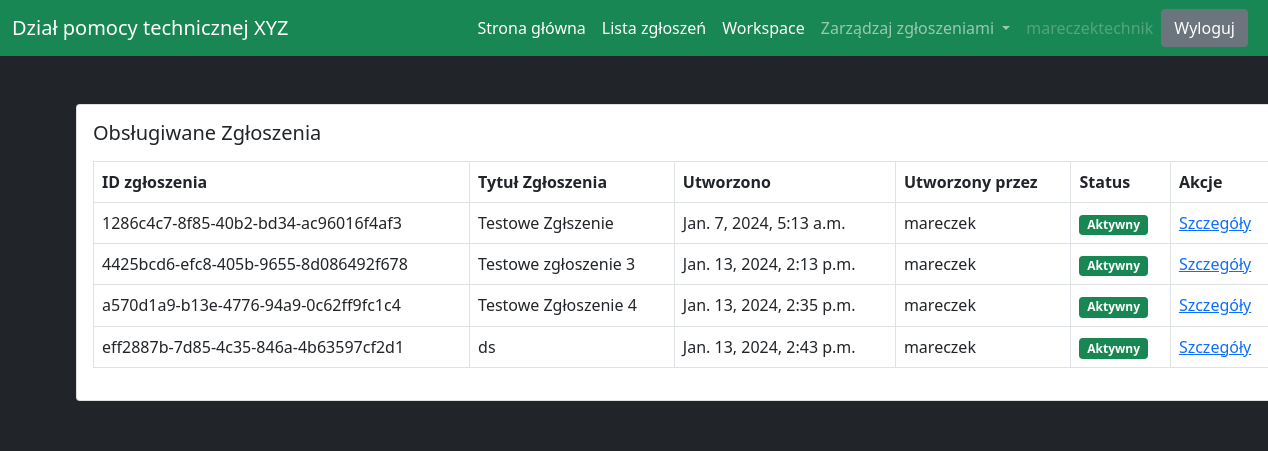
/ticket/workspace/ (signed in), run on the app's committed database.
### users/models.py (models this page shows, shortened)
class User(AbstractUser):
    is_customer = models.BooleanField(default=False)
    is_engineer = models.BooleanField(default=False)
    pass

### ticket/models.py (models this page shows, shortened)
class Ticket(models.Model):
    ticket_number = models.UUIDField(default=uuid.uuid4, editable=False, unique=True)
    title = models.CharField(max_length=120)
    description = models.TextField(default='')
    workplace_nr = models.IntegerField(choices=[(i, str(i)) for i in range(101)], default=0)
    created_by = models.ForeignKey(User, on_delete=models.CASCADE, related_name='created_by')
    date_created = models.DateTimeField(auto_now_add=True)
    assigned_to = models.ForeignKey(User, on_delete=models.DO_NOTHING, null=True, blank=True)
    is_resolved = models.BooleanField(default=False)
    accepted_date = models.DateTimeField(null=True, blank=True)
    closed_date = models.DateTimeField(null=True, blank=True)
    image = models.ImageField(upload_to='ticket_images/', null=True, blank=True)
    priority_choices = (
        ('Problem nie wpływa na prace przy stanowisku', 'Problem nie wpływa na prace przy stanowisku'),
        ('Problem utrudnia pracę przy stanowisku', 'Problem utrudnia pracę przy stanowisku'),
        ('Problem uniemożliwia pracę przy stanowisku', 'Problem uniemożliwia pracę przy stanowisku'),
    )
    priority = models.CharField(choices=priority_choices, max_length=120, default='Not Affecting')
    status_choices = (
        ('Active', 'Active'),
        ('Pending', 'Pending'),
        ('Completed', 'Completed')
    )
    ticket_status = models.CharField(choices=status_choices, max_length=120)

### ticket/views.py (the view)
# urls.py: path('workspace/', views.workspace, name='workspace'),
@login_required
def workspace(request):
    tickets = Ticket.objects.filter(assigned_to=request.user, is_resolved=False)
    context = {'tickets':tickets}
    return render(request, 'ticket/workspace.html', context)

### templates/ticket/workspace.html
{% extends 'base.html' %}
{% block content %}
<div class="card mx-auto" style="width: 76rem;">
    <div class="card-body">
        <h5 class="card-title mb-3">Obsługiwane Zgłoszenia</h5>
        <table class="table table-bordered">
            <thead>
                <tr>
                    <th scope="col">ID zgłoszenia</th>
                    <th scope="col">Tytuł Zgłoszenia</th>
                    <th scope="col">Utworzono</th>
                    <th scope="col">Utworzony przez</th>
                    <th scope="col">Status</th>
                    <th scope="col">Akcje</th>
                </tr>
            </thead>
            <tbody>
                {% for ticket in tickets %}
                <tr>
                    <td>{{ticket.ticket_number}}</td>
                    <td>{{ticket.title}}</td>
                    <td>{{ticket.date_created}}</td>
                    <td>{{ticket.created_by}}</td>
                    {% if ticket.ticket_status == 'Active' %}
                    <td><span class="badge bg-success">Aktywny</span></td>
                    {% elif ticket.ticket_status == 'Pending' %}
                    <td><span class="badge bg-warning">Oczekujący</span></td>
                    {% elif tticket.ticket_status == 'Completed' %}
                    <td><span class="badge bg-danger">Zakończony</span></td>
                    {% endif %}
                    <td><a href="{% url 'ticket-details' ticket.pk %}">Szczegóły</a></td>
                </tr>
                {% endfor %}
            </tbody>
        </table>
    </div>
</div>
{% endblock content %}

### templates/base.html (shortened to what this page needs)
<!doctype html>
<html lang="en">
<head>
    <link href="https://cdn.jsdelivr.net/npm/bootstrap@5.0.2/dist/css/bootstrap.min.css" rel="stylesheet">
</head>
<body class ="bg-dark">
    {% if request.user.is_customer %}
    <nav class="navbar navbar-expand-lg navbar-dark bg-success">
        <div class="container-fluid">
            <a class="navbar-brand" href="/">Dział pomocy technicznej XYZ</a>
            <button class="navbar-toggler" type="button" data-bs-toggle="collapse" data-bs-target="#navbarSupportedContent" aria-controls="navbarSupportedContent" aria-expanded="false" aria-lable="Toggle navigation">
                <span class="navbar-toggler-icon"></span>
            </button>
            <div class="collapse navbar-collapse" id="navbarSupportedContent"></div>
                <ul class="navbar-nav me-auto mb-2 mb-lg-0">
                    <li class="nav-item">
                        <a class="nav-link active" aria-current="page" href="/">Strona główna</a>
                    </li>
                    <li class="nav-item">
                        <a class="nav-link active" href="{% url 'create-ticket' %}">Utwórz nowe zgłoszenie</a>
                    </li>
                    <li class="nav-item">
                        <a class="nav-link active" href="{% url 'all-tickets' %}">Sprawdź swoje zgłoszenia</a>
                    </li>
                    <!--
                    <li class="nav-item dropdown">
                        <a class="nav-link dropdown-toogle" href="#" id="navbarDropdown" role ="button" data-bs-toggle="dropdown" aria-expanded="false"> Dropdown </a>
                        <ul class="dropdown-menu" aria-labelledby="navbarDropdown">
                            <li><a class="dropdown-item" href="#">Akcja</a></li>
                            <li><a class="dropdown-item" href="#">Inna Akcja</a></li>
                            <li><hr class="dropdown-divider"></li>
                            <li><a class="dropdown-item" href="#">Coś innego tutaj</a></li>
                        </ul>
                    </li>
                -->
                    <li class="nav-item">
                        <a class="nav-link disabled" href="#" tabindex="-1" aria-disabled="true">{{request.user.username}}</a>
                    </li>
                </ul>
                <a href="{% url 'logout' %}" class="btn btn-secondary me-2">Wyloguj</a>
            </div>
        </div>
    </nav>
    {% elif request.user.is_engineer%}
    <nav class="navbar navbar-expand-lg navbar-dark bg-success">
        <div class="container-fluid">
            <a class="navbar-brand" href="/">Dział pomocy technicznej XYZ</a>
                <ul class="navbar-nav me-auto mb-2 mb-lg-0">
                    <li class="nav-item">
                        <a class="nav-link active" aria-current="page" href="/">Strona główna</a>
                    </li>
                    <li class="nav-item">
                        <a class="nav-link active" href="{% url 'ticket-queue' %}">Lista zgłoszeń</a>
                    </li>
                    <li class="nav-item">
                        <a class="nav-link active" href="{% url 'workspace' %}">Workspace</a>
                    </li>
                    <li class="nav-item dropdown">
                        <a class="nav-link dropdown-toggle" href="#" id="navbarDropdown" role="button" data-bs-toggle="dropdown" aria-expanded="false">
                          Zarządzaj zgłoszeniami
                        </a>
                      </li>
                    <li class="nav-item">
                        <a class="nav-link disabled" href="#" tabindex="-1" aria-disabled="true">{{request.user.username}}</a>
                    </li>
                </ul>
                <a href="{% url 'logout' %}" class="btn btn-secondary me-2">Wyloguj</a>
            </div>
    </nav>
    {% endif %}
    <div class="container mt-5">
        {% block content %}
        {% endblock content %}
    </div>
</body>
</html>

### data on the page
User: user.username "mareczektechnik"
Ticket: ticket_number "1286c4c7-8f85-40b2-bd34-ac96016f4af3", title "Testowe Zgłszenie", date_created "Jan. 7, 2024, 5:13 a.m.", created_by "mareczek", ticket_status "Aktywny"
Ticket: ticket_number "4425bcd6-efc8-405b-9655-8d086492f678", title "Testowe zgłoszenie 3", date_created "Jan. 13, 2024, 2:13 p.m.", created_by "mareczek", ticket_status "Aktywny"
Ticket: ticket_number "a570d1a9-b13e-4776-94a9-0c62ff9fc1c4", title "Testowe Zgłoszenie 4", date_created "Jan. 13, 2024, 2:35 p.m.", created_by "mareczek", ticket_status "Aktywny"
Ticket: ticket_number "eff2887b-7d85-4c35-846a-4b63597cf2d1", title "ds", date_created "Jan. 13, 2024, 2:43 p.m.", created_by "mareczek", ticket_status "Aktywny"
